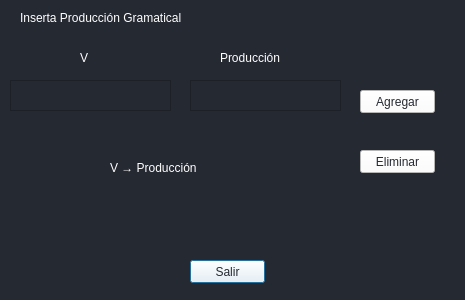
<?xml version="1.0" encoding="UTF-8"?>
<ui version="4.0">
 <class>Dialog</class>
 <widget class="QDialog" name="Dialog">
  <property name="geometry">
   <rect>
    <x>0</x>
    <y>0</y>
    <width>465</width>
    <height>300</height>
   </rect>
  </property>
  <property name="windowTitle">
   <string>Dialog</string>
  </property>
  <property name="styleSheet">
   <string notr="true">background-color: rgb(37, 41, 50);
color: rgb(255, 255, 255);
font: 16pt &quot;Karla&quot;;</string>
  </property>
  <widget class="QPushButton" name="btnSalir">
   <property name="geometry">
    <rect>
     <x>190</x>
     <y>260</y>
     <width>75</width>
     <height>23</height>
    </rect>
   </property>
   <property name="styleSheet">
    <string notr="true">background-color: rgb(255, 255, 255);
color: rgb(37, 41, 50);
font: 12pt &quot;Karla&quot;;</string>
   </property>
   <property name="text">
    <string>Salir</string>
   </property>
  </widget>
  <widget class="QLabel" name="label">
   <property name="geometry">
    <rect>
     <x>20</x>
     <y>10</y>
     <width>321</width>
     <height>16</height>
    </rect>
   </property>
   <property name="text">
    <string>Inserta Producción Gramatical</string>
   </property>
  </widget>
  <widget class="QTextEdit" name="textEdit">
   <property name="geometry">
    <rect>
     <x>10</x>
     <y>80</y>
     <width>161</width>
     <height>31</height>
    </rect>
   </property>
  </widget>
  <widget class="QTextEdit" name="textEdit_2">
   <property name="geometry">
    <rect>
     <x>190</x>
     <y>80</y>
     <width>151</width>
     <height>31</height>
    </rect>
   </property>
  </widget>
  <widget class="QPushButton" name="btnSalir_2">
   <property name="geometry">
    <rect>
     <x>360</x>
     <y>90</y>
     <width>75</width>
     <height>23</height>
    </rect>
   </property>
   <property name="styleSheet">
    <string notr="true">background-color: rgb(255, 255, 255);
color: rgb(37, 41, 50);
font: 12pt &quot;Karla&quot;;</string>
   </property>
   <property name="text">
    <string>Agregar</string>
   </property>
  </widget>
  <widget class="QLabel" name="label_2">
   <property name="geometry">
    <rect>
     <x>110</x>
     <y>160</y>
     <width>221</width>
     <height>16</height>
    </rect>
   </property>
   <property name="text">
    <string>V → Producción</string>
   </property>
  </widget>
  <widget class="QPushButton" name="btnSalir_3">
   <property name="geometry">
    <rect>
     <x>360</x>
     <y>150</y>
     <width>75</width>
     <height>23</height>
    </rect>
   </property>
   <property name="styleSheet">
    <string notr="true">background-color: rgb(255, 255, 255);
color: rgb(37, 41, 50);
font: 12pt &quot;Karla&quot;;</string>
   </property>
   <property name="text">
    <string>Eliminar</string>
   </property>
  </widget>
  <widget class="QLabel" name="label_3">
   <property name="geometry">
    <rect>
     <x>80</x>
     <y>50</y>
     <width>21</width>
     <height>16</height>
    </rect>
   </property>
   <property name="styleSheet">
    <string notr="true">font: 12pt &quot;Karla&quot;;</string>
   </property>
   <property name="text">
    <string>V</string>
   </property>
  </widget>
  <widget class="QLabel" name="label_4">
   <property name="geometry">
    <rect>
     <x>220</x>
     <y>50</y>
     <width>91</width>
     <height>16</height>
    </rect>
   </property>
   <property name="styleSheet">
    <string notr="true">font: 12pt &quot;Karla&quot;;</string>
   </property>
   <property name="text">
    <string>Producción</string>
   </property>
  </widget>
 </widget>
 <resources/>
 <connections/>
</ui>
